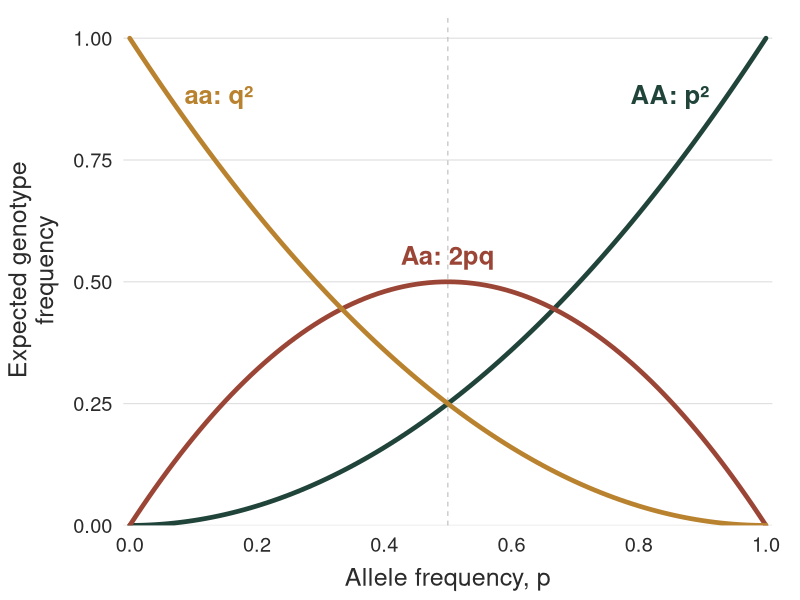
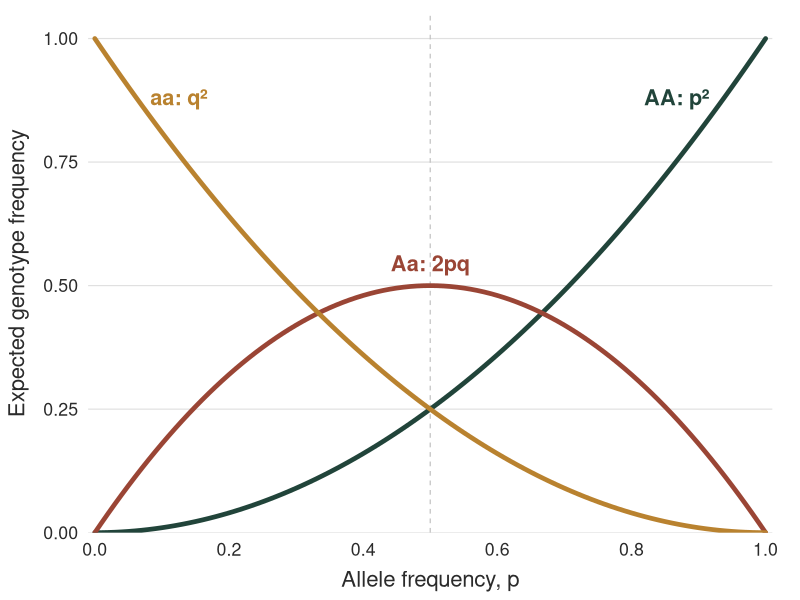
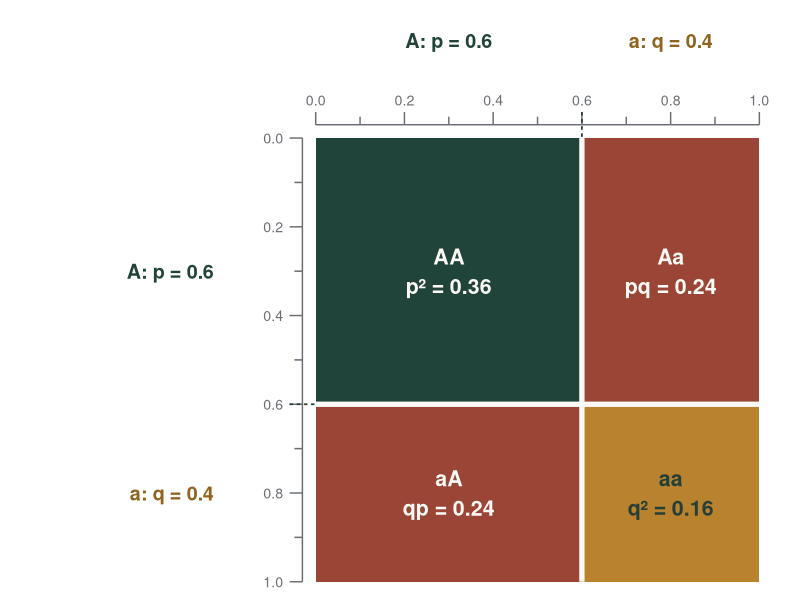
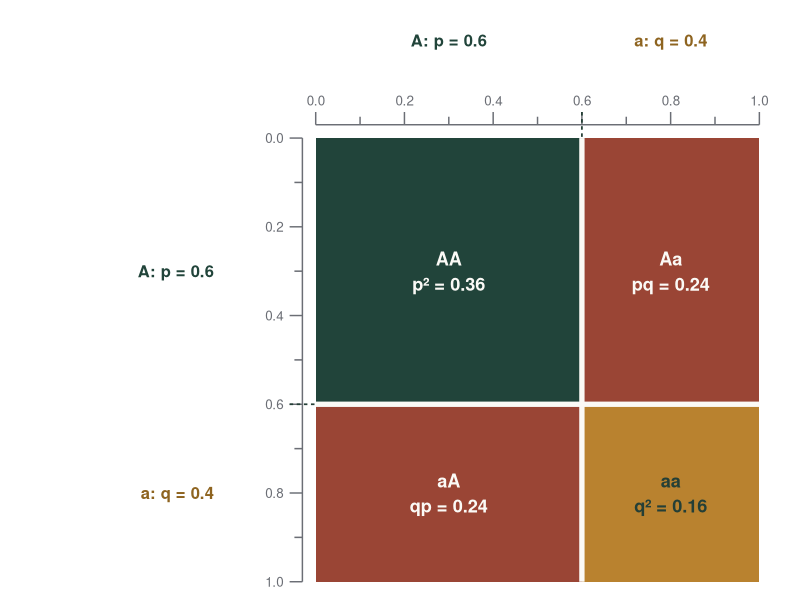
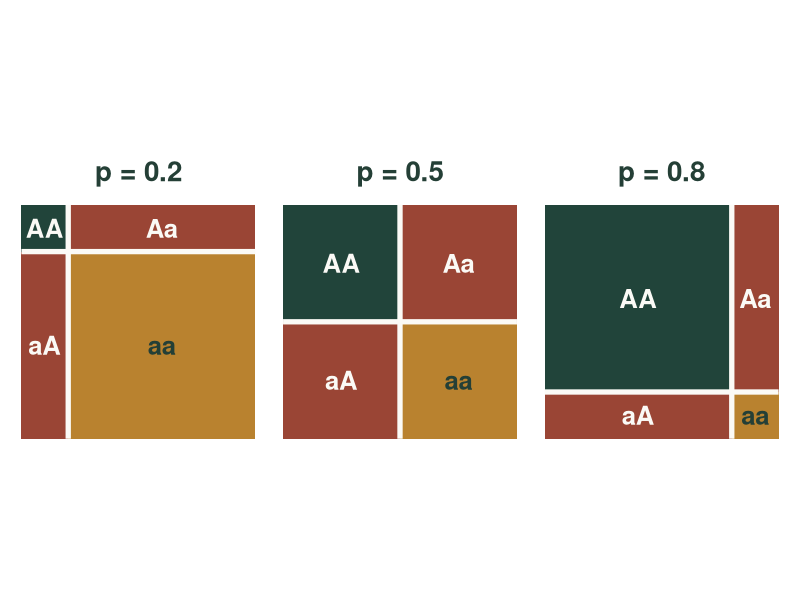

Recreate these plots in R, in order.
# BB512 lecture 08: Hardy-Weinberg principle ---------------------------------
#
# Figures:
#   13  Area-proportional Punnett square for p = 0.6 (slide 13, "A Punnett
#       square gives the same result"), plus 13b, the same square at
#       p = 0.2, 0.5 and 0.8 (adapted from scripts/punnet_square.R).
#   14  Expected genotype frequencies as a function of allele frequency p
#       (slide 14, "How genotype frequencies depend on p").
#
# Run from the repository root:
#   source("lecture_figures/hardy_weinberg/generate_figures.R")
#
# Writes full- and half-width PNGs, using the same slide sizes as the BB852
# lecture figure generators. Colours are taken from the BB512 Keynote theme.

library(ggplot2)
library(ragg)
library(dplyr)
library(tibble)
library(patchwork)


# Sizes, fonts and output folders -------------------------------------------

bb512_sizes <- list(
  full = c(11.73, 3.95),  # Keynote "Title & Photo" placeholder
  half = c(5.57, 4.25)
)

available_fonts <- unique(systemfonts::system_fonts()$family)
bb512_font <- if ("Avenir Next" %in% available_fonts) "Avenir Next" else "Helvetica"

output_root <- file.path("lecture_figures", "hardy_weinberg", "output")
full_output_directory <- file.path(output_root, "full")
half_output_directory <- file.path(output_root, "half")
dir.create(full_output_directory, recursive = TRUE, showWarnings = FALSE)
dir.create(half_output_directory, recursive = TRUE, showWarnings = FALSE)

save_bb512 <- function(plot, filename, layout = "full") {
  size <- bb512_sizes[[layout]]
  ggsave(paste0(filename, ".png"), plot,
         width = size[1], height = size[2], units = "in", dpi = 300,
         device = ragg::agg_png, bg = "transparent")
  invisible(filename)
}


# Genotype colours -------------------------------------------------------------
# BB512 Keynote theme colours, also used for genotype text elsewhere on the
# slides and shared with the Punnett squares (figures 13 and 13b).

col_AA <- "#21443A"  # dark green
col_Aa <- "#9A4535"  # brick red
col_aa <- "#B9822F"  # ochre
ink    <- "#2B2B2B"


# Data -----------------------------------------------------------------------

p   <- seq(0, 1, by = 0.01)
dat <- rbind(
  data.frame(p = p, freq = p^2,             genotype = "AA: p²"),
  data.frame(p = p, freq = 2 * p * (1 - p), genotype = "Aa: 2pq"),
  data.frame(p = p, freq = (1 - p)^2,       genotype = "aa: q²")
)
dat$genotype <- factor(dat$genotype,
                       levels = c("AA: p²", "Aa: 2pq", "aa: q²"))
cols <- setNames(c(col_AA, col_Aa, col_aa), levels(dat$genotype))

# Direct labels replace the legend; each sits where its curve is well separated
labs_df <- data.frame(
  p        = c(0.93, 0.50, 0.07),
  freq     = c(0.93^2, 0.5, 0.93^2),
  genotype = levels(dat$genotype),
  hjust    = c(1.15, 0.5, -0.15),
  vjust    = c(0, -0.9, 0)
)


# Plot ---------------------------------------------------------------------

genotype_plot <- function(base_size = 18, label_size = 6.5,
                          y_title = "Expected genotype\nfrequency") {
  ggplot(dat, aes(p, freq, colour = genotype)) +
    # mark the heterozygosity maximum discussed on the next slide
    geom_vline(xintercept = 0.5, colour = "grey75",
               linewidth = 0.4, linetype = "dashed") +
    geom_line(linewidth = 1.6, lineend = "round") +
    geom_text(data = labs_df,
              aes(label = genotype, hjust = hjust, vjust = vjust),
              size = label_size, fontface = "bold", family = bb512_font) +
    scale_colour_manual(values = cols, guide = "none") +
    scale_x_continuous(breaks = seq(0, 1, 0.2),
                       expand = expansion(mult = 0.01)) +
    scale_y_continuous(breaks = seq(0, 1, 0.25), limits = c(0, 1.05),
                       expand = expansion(mult = c(0, 0))) +
    labs(x = "Allele frequency, p", y = y_title) +
    theme_minimal(base_size = base_size, base_family = bb512_font) +
    theme(
      plot.background    = element_rect(fill = "transparent", colour = NA),
      panel.background   = element_rect(fill = "transparent", colour = NA),
      panel.grid.minor   = element_blank(),
      panel.grid.major.x = element_blank(),
      panel.grid.major.y = element_line(colour = "grey88", linewidth = 0.4),
      axis.text    = element_text(colour = ink),
      axis.title   = element_text(colour = ink),
      axis.title.y = element_text(margin = margin(r = 10)),
      axis.title.x = element_text(margin = margin(t = 8)),
      plot.margin  = margin(10, 20, 6, 6)
    )
}

# Half width is taller than it is wide, so the y title fits on one line
figure_14      <- genotype_plot()
figure_14_half <- genotype_plot(base_size = 16, label_size = 5.5,
                                y_title = "Expected genotype frequency")

save_bb512(figure_14,      file.path(full_output_directory, "14_genotype_frequencies"), "full")
save_bb512(figure_14_half, file.path(half_output_directory, "14_genotype_frequencies"), "half")


# Punnett squares -------------------------------------------------------------
# Adapted from scripts/punnet_square.R. Cell areas are proportional to genotype
# probabilities, so the square shows p^2 + 2pq + q^2 = 1 geometrically.

# Same genotype colours as the curves (figure 14) and the slide text
pun_AA   <- col_AA     # dark green
pun_Aa   <- col_Aa     # brick red
pun_aa   <- col_aa     # ochre
pun_text <- "#243F36"  # dark text, used on the light (ochre) cells
pun_gap  <- "#FBFAF6"  # cell borders, matches the slide background

punnett_plot <- function(p = 0.6, show_probabilities = TRUE,
                         show_gametes = TRUE, cell_size = 6.5,
                         gamete_size = 6, scale_size = 4.2) {
  stopifnot(is.numeric(p), length(p) == 1, !is.na(p), p >= 0, p <= 1)
  q <- 1 - p

  cells <- tibble(
    genotype    = c("AA", "Aa", "aA", "aa"),
    class       = c("AA", "Aa", "Aa", "aa"),
    term        = c("p²", "pq", "qp", "q²"),
    xmin = c(0, p, 0, p), xmax = c(p, 1, p, 1),
    ymin = c(q, q, 0, 0), ymax = c(1, 1, q, q),
    probability = c(p^2, p * q, q * p, q^2)
  ) |>
    mutate(
      x = (xmin + xmax) / 2,
      y = (ymin + ymax) / 2,
      label = if (show_probabilities) {
        sprintf("%s\n%s = %.2f", genotype, term, probability)
      } else {
        genotype
      },
      # light text on the dark green and brick red cells keeps contrast readable
      text_colour = ifelse(class %in% c("AA", "Aa"), pun_gap, pun_text)
    )

  g <- ggplot(cells) +
    geom_rect(aes(xmin = xmin, xmax = xmax, ymin = ymin, ymax = ymax,
                  fill = class)) +
    # gaps only between cells, so the outer edges sit exactly on 0 and 1
    annotate("segment", x = p, xend = p, y = 0, yend = 1,
             colour = pun_gap, linewidth = 1.8) +
    annotate("segment", x = 0, xend = 1, y = q, yend = q,
             colour = pun_gap, linewidth = 1.8) +
    geom_text(aes(x = x, y = y, label = label, colour = text_colour),
              size = cell_size, lineheight = 1.15, fontface = "bold",
              family = bb512_font) +
    scale_fill_manual(values = c(AA = pun_AA, Aa = pun_Aa, aa = pun_aa),
                      guide = "none") +
    scale_colour_identity()

  if (show_gametes) {
    # Scales along the top (first gamete) and left (second gamete), both
    # measured from the top-left corner, so each side length is read straight
    # off the axis and each cell's area is width x height.
    a_col   <- "#8E6420"            # deeper ochre so "a" labels stay legible
    muted   <- "#6B6E75"
    off     <- 0.03                 # gap between square and scale line
    tick    <- 0.018
    v       <- seq(0, 1, by = 0.1)
    labelled <- seq(0, 1, by = 0.2)
    top_y   <- 1 + off
    left_x  <- -off

    # top scale: x = value
    top_ticks  <- tibble(x = v, y = top_y,
                         yend = top_y + ifelse(v %in% labelled, tick * 1.6, tick))
    top_nums   <- tibble(x = labelled, y = top_y + tick * 2.4,
                         label = sprintf("%.1f", labelled))
    # left scale: value v sits at y = 1 - v
    left_ticks <- tibble(y = 1 - v, x = left_x,
                         xend = left_x - ifelse(v %in% labelled, tick * 1.6, tick))
    left_nums  <- tibble(y = 1 - labelled, x = left_x - tick * 2.4,
                         label = sprintf("%.1f", labelled))

    # the p | q boundary, carried from each scale to the square
    boundary <- tibble(x = c(p, left_x - tick * 1.6), xend = c(p, 0),
                       y = c(top_y + tick * 1.6, q), yend = c(1, q))

    spans <- tibble(
      x      = c(p / 2, p + q / 2, left_x - 0.2, left_x - 0.2),
      y      = c(top_y + 0.19, top_y + 0.19, 1 - p / 2, q / 2),
      label  = c(sprintf("A: p = %.1f", p), sprintf("a: q = %.1f", q),
                 sprintf("A: p = %.1f", p), sprintf("a: q = %.1f", q)),
      hjust  = c(0.5, 0.5, 1, 1),
      colour = c(pun_AA, a_col, pun_AA, a_col)
    )

    g <- g +
      annotate("segment", x = 0, xend = 1, y = top_y, yend = top_y,
               colour = muted, linewidth = 0.5) +
      annotate("segment", x = left_x, xend = left_x, y = 0, yend = 1,
               colour = muted, linewidth = 0.5) +
      geom_segment(data = top_ticks, aes(x = x, xend = x, y = y, yend = yend),
                   colour = muted, linewidth = 0.5) +
      geom_segment(data = left_ticks, aes(x = x, xend = xend, y = y, yend = y),
                   colour = muted, linewidth = 0.5) +
      geom_segment(data = boundary, aes(x = x, xend = xend, y = y, yend = yend),
                   colour = pun_text, linewidth = 0.6, linetype = "22") +
      geom_text(data = top_nums, aes(x = x, y = y, label = label),
                vjust = 0, colour = muted, size = scale_size,
                family = bb512_font) +
      geom_text(data = left_nums, aes(x = x, y = y, label = label),
                hjust = 1, colour = muted, size = scale_size,
                family = bb512_font) +
      geom_text(data = spans, aes(x = x, y = y, label = label, hjust = hjust),
                colour = spans$colour, size = gamete_size, fontface = "bold",
                family = bb512_font)
  }

  xlims <- if (show_gametes) c(-0.66, 1.04) else c(0, 1)
  ylims <- if (show_gametes) c(-0.01, 1.28) else c(0, 1)
  g +
    coord_fixed(xlim = xlims, ylim = ylims, expand = FALSE, clip = "off") +
    theme_void(base_family = bb512_font) +
    theme(
      plot.background  = element_rect(fill = "transparent", colour = NA),
      panel.background = element_rect(fill = "transparent", colour = NA),
      plot.margin = margin(10, 10, 10, 10)
    )
}

# Figure 13: the lecture example, p = 0.6
figure_13      <- punnett_plot(p = 0.6, cell_size = 5.4, gamete_size = 5,
                               scale_size = 3.6)
figure_13_half <- punnett_plot(p = 0.6, cell_size = 4.6, gamete_size = 4.2,
                               scale_size = 3.4)

save_bb512(figure_13,      file.path(full_output_directory, "13_punnett_square"), "full")
save_bb512(figure_13_half, file.path(half_output_directory, "13_punnett_square"), "half")

# Figure 13b: how the square changes with p (original script's comparison)
punnett_panel <- function(p) {
  punnett_plot(p, show_probabilities = FALSE, show_gametes = FALSE) +
    ggtitle(sprintf("p = %.1f", p)) +
    theme(plot.title = element_text(size = 20, face = "bold", hjust = 0.5,
                                    colour = pun_text,
                                    margin = margin(b = 12)))
}

figure_13b <- wrap_plots(lapply(c(0.2, 0.5, 0.8), punnett_panel), nrow = 1) +
  plot_annotation(theme = theme(
    plot.background = element_rect(fill = "transparent", colour = NA)
  ))
save_bb512(figure_13b, file.path(full_output_directory, "13b_punnett_squares_p_values"), "full")
